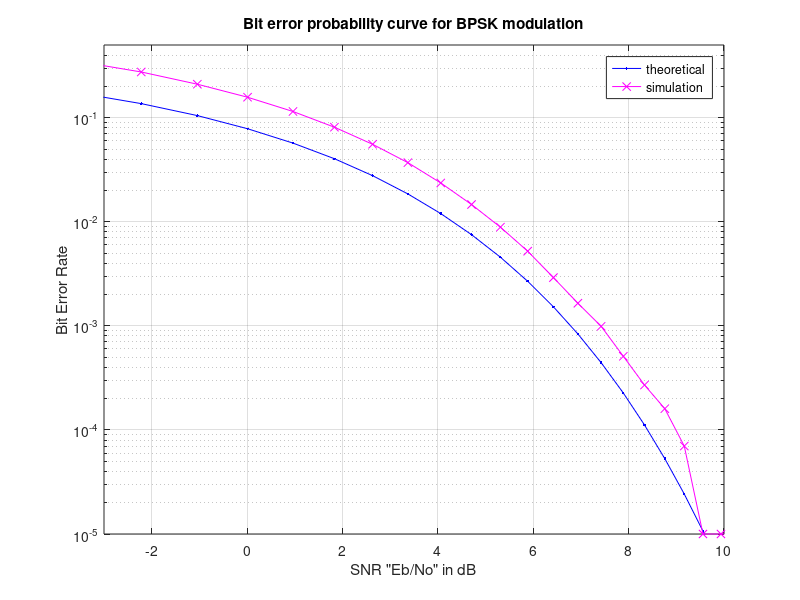

Reproduce this figure in MATLAB.
clear;

% experiment variables
N = 100000; % number of symbols
heta = 2; % path loss exponent

% Transmitter

% encode symbols (sequential
symbols = randi([0 3],[1,N]); % random bits to transmit
bits = de2bi(symbols);
bits = bits.'; % transpose to match theory

% 4-PSK modulation 00 -> -1; 01 -> j1; 10 -> -j1; 11 -> 1
s = 2*bits(1,:)-1 + 1i*(2*bits(2,:)-1);

% s = s.'
% amplitude (power) in mW
% we will increase this over the given range 
% to see the effects on bit error rate
a_min = 10^(-3);
a_max = 10^1;
A = [a_min:0.1:a_max];
Eb = 10*log(A);

% Noise
N0 = 1;
var = N0/sqrt(2);
% gaussian noise vector (same size as number of bits transmitted) in watts
n = normrnd(0,var,[1,N]) + 1i*normrnd(0,var,[1,N]); % 1i = j (matlab prompted this)
SNR = Eb./N0; % range of SNR values to iterate over

num_trials = length(SNR);
nErr = zeros(1,num_trials);
bitsHat = zeros(2,N);

for i = 1:num_trials
   % Noise addition
   r = s + 10^(-SNR(i)/(heta*10))*n; % AWG in mW

   % receiver - hard decision decoding
   bitsHat(1,:) = real(r)>0;
   bitsHat(2,:) = imag(r)>0;

   % counting the errors
   nErr(i) = size(find(bits - bitsHat),1);
end

simBer = nErr/N; % simulated ber
theoryBer = 0.5*erfc(sqrt(10.^(SNR/10))); % theoretical ber

% plot
close all
figure
semilogy(SNR,theoryBer,'b.-');
hold on
semilogy(SNR,simBer,'mx-');
% hold on
axis([-3 10 10^-5 0.5])
grid on
legend('theoretical', 'simulation');
xlabel('SNR "Eb/No" in dB');
ylabel('Bit Error Rate');
title('Bit error probability curve for BPSK modulation');